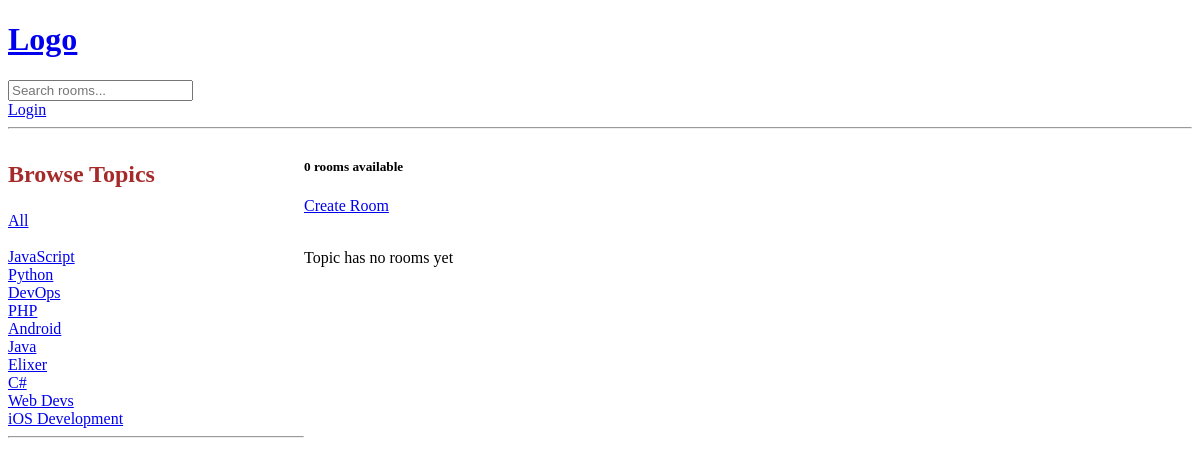
/?q=DevOps, run on the app's committed database.
### base/models.py (models this page shows, shortened)
class Topic(models.Model):
    name = models.CharField(max_length=200)

### base/views.py (the view)
# urls.py: path('', views.home, name="home"),
def home(request):
    q = request.GET.get('q') if request.GET.get('q') != None else ''
    rooms = Room.objects.filter(
        Q(topic__name__icontains=q) |
        Q(name__icontains=q) |
        Q(description__icontains=q)
        )
    topics = Topic.objects.all()
    room_count = rooms.count()
    context =  {'rooms': rooms, 'topics': topics, 'room_count': room_count}
    return render(request, 'base/home.html', context)

### base/templates/base/home.html (shortened to what this page needs)
{% extends 'main.html'%} {% block content%} {% load static %}
<!DOCTYPE html>
<html lang="en">
  <head>
    <link rel="stylesheet" href="{% static 'css/style.css' %}" />
  </head>
  <body>
    <div class="home-container">
      <div>
        <h3 class="big-font">Browse Topics</h3>
        <div>
          <a href="{%url 'home'%}">All</a>
        </div>
        <br />
        {% for topic in topics %}
        <div>
          <a href="{%url 'home'%}?q={{topic.name}}">{{topic.name}}</a>
        </div>
        {%endfor%}
        <hr />
      </div>
      <div>
        <h5>{{room_count}} rooms available</h5>
        <a href="{%url 'create-room'%}">Create Room</a>
        <br />
        <br />
        <div>
          {%if room_count == 0 %}
          <div>
            <p>Topic has no rooms yet</p>
          </div>
          {% endif %}
        </div>
      </div>
    </div>
  </body>
</html>
{% endblock %}

### base/static/css/style.css (style rules this page uses)
.big-font { font-size: x-large; color: brown; }
.home-container { display: grid; grid-template-columns: 1fr 3fr; }

### data on the page
Topic: name "JavaScript"
Topic: name "Python"
Topic: name "DevOps"
Topic: name "PHP"
Topic: name "Android"
Topic: name "Java"
Topic: name "Elixer"
Topic: name "C#"
Topic: name "Web Devs"
Topic: name "iOS Development"

### other printed values
{{ room_count }} "0"
